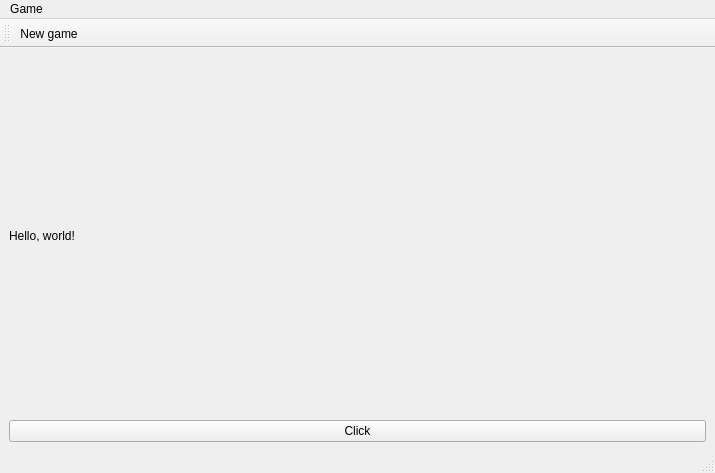
<?xml version="1.0" encoding="UTF-8"?>
<ui version="4.0">
 <class>MainWindow</class>
 <widget class="QMainWindow" name="MainWindow">
  <property name="geometry">
   <rect>
    <x>0</x>
    <y>0</y>
    <width>715</width>
    <height>473</height>
   </rect>
  </property>
  <property name="windowTitle">
   <string>MainWindow</string>
  </property>
  <widget class="QWidget" name="centralwidget">
   <layout class="QVBoxLayout" name="verticalLayout">
    <item>
     <widget class="QLabel" name="label">
      <property name="text">
       <string>Hello, world!</string>
      </property>
     </widget>
    </item>
    <item>
     <widget class="QPushButton" name="button">
      <property name="text">
       <string>Click</string>
      </property>
     </widget>
    </item>
   </layout>
  </widget>
  <widget class="QMenuBar" name="menubar">
   <property name="geometry">
    <rect>
     <x>0</x>
     <y>0</y>
     <width>715</width>
     <height>21</height>
    </rect>
   </property>
   <widget class="QMenu" name="menuNew_game">
    <property name="title">
     <string>Game</string>
    </property>
    <addaction name="actionNew_game"/>
   </widget>
   <addaction name="menuNew_game"/>
  </widget>
  <widget class="QStatusBar" name="statusbar"/>
  <widget class="QToolBar" name="toolBar">
   <property name="windowTitle">
    <string>toolBar</string>
   </property>
   <attribute name="toolBarArea">
    <enum>TopToolBarArea</enum>
   </attribute>
   <attribute name="toolBarBreak">
    <bool>false</bool>
   </attribute>
   <addaction name="actionNew_game"/>
  </widget>
  <action name="actionNew_game">
   <property name="text">
    <string>New game</string>
   </property>
  </action>
 </widget>
 <resources/>
 <connections/>
</ui>
